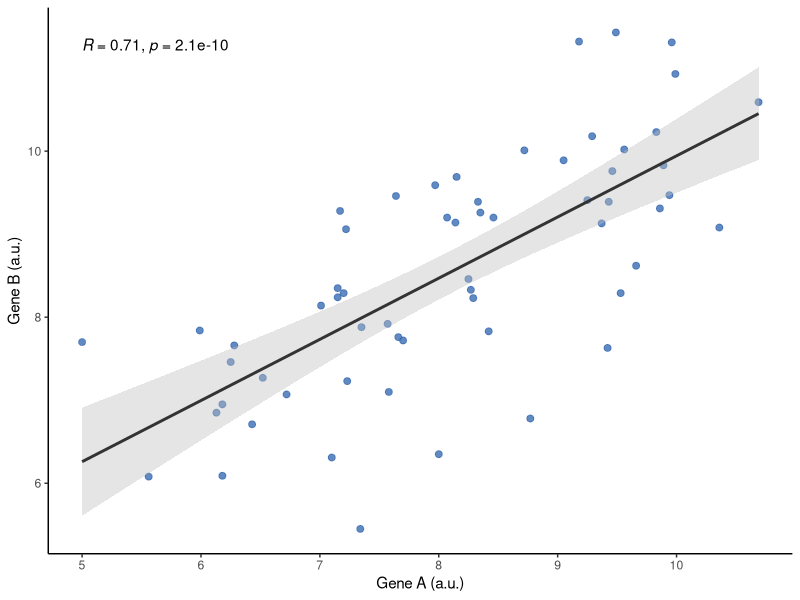

Reproduce this figure in R.
#!/usr/bin/env Rscript
# Standalone reproduction. Run inside the pinned pubplot container
# (see REPRODUCE.md) from this bundle folder.
suppressPackageStartupMessages({ library(ggplot2); library(ggpubr) })

raw <- read.csv("input_gene_b_vs_gene_a.csv", check.names = FALSE)
x <- suppressWarnings(as.numeric(raw[["gene_a"]]))
y <- suppressWarnings(as.numeric(raw[["gene_b"]]))
keep <- is.finite(x) & is.finite(y)
df <- data.frame(x = x[keep], y = y[keep])
ct <- cor.test(df$x, df$y, method = "pearson")
print(ct)

p <- ggplot(df, aes(x = x, y = y)) +
  geom_point(colour = "#3B6DB3", size = 2, alpha = 0.8) +
  geom_smooth(method = "lm", formula = y ~ x, se = TRUE, colour = "#333333", fill = "grey75") +
  stat_cor(method = "pearson", label.x.npc = "left", label.y.npc = "top") +
  labs(x = "Gene A (a.u.)", y = "Gene B (a.u.)") + theme_classic()
ggsave("figure_gene_b_vs_gene_a_corr.pdf", p, width = 4.6, height = 4.2)
cat("Reproduced figure.\n")
